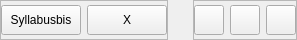
   <widget class="QWidget" name="headerContainer" native="true">
    <property name="geometry">
     <rect>
      <x>120</x>
      <y>20</y>
      <width>297</width>
      <height>40</height>
     </rect>
    </property>
    <property name="minimumSize">
     <size>
      <width>0</width>
      <height>30</height>
     </size>
    </property>
    <property name="maximumSize">
     <size>
      <width>16777215</width>
      <height>40</height>
     </size>
    </property>
    <layout class="QHBoxLayout" name="horizontalLayout">
     <property name="leftMargin">
      <number>0</number>
     </property>
     <property name="topMargin">
      <number>0</number>
     </property>
     <property name="rightMargin">
      <number>0</number>
     </property>
     <property name="bottomMargin">
      <number>0</number>
     </property>
     <item>
      <widget class="QFrame" name="headerLeftSubContainer">
       <property name="frameShape">
        <enum>QFrame::StyledPanel</enum>
       </property>
       <property name="frameShadow">
        <enum>QFrame::Raised</enum>
       </property>
       <layout class="QHBoxLayout" name="horizontalLayout_3">
        <property name="leftMargin">
         <number>0</number>
        </property>
        <property name="topMargin">
         <number>0</number>
        </property>
        <property name="rightMargin">
         <number>0</number>
        </property>
        <property name="bottomMargin">
         <number>0</number>
        </property>
        <item>
         <widget class="QPushButton" name="mainBtn">
          <property name="minimumSize">
           <size>
            <width>0</width>
            <height>30</height>
           </size>
          </property>
          <property name="maximumSize">
           <size>
            <width>16777215</width>
            <height>30</height>
           </size>
          </property>
          <property name="text">
           <string>Syllabusbis</string>
          </property>
         </widget>
        </item>
        <item>
         <widget class="QPushButton" name="addBtn">
          <property name="minimumSize">
           <size>
            <width>0</width>
            <height>30</height>
           </size>
          </property>
          <property name="maximumSize">
           <size>
            <width>16777215</width>
            <height>30</height>
           </size>
          </property>
          <property name="text">
           <string>X</string>
          </property>
         </widget>
        </item>
       </layout>
      </widget>
     </item>
     <item alignment="Qt::AlignRight">
      <widget class="QFrame" name="headerRightSubContainer">
       <property name="frameShape">
        <enum>QFrame::StyledPanel</enum>
       </property>
       <property name="frameShadow">
        <enum>QFrame::Raised</enum>
       </property>
       <layout class="QHBoxLayout" name="horizontalLayout_2">
        <property name="leftMargin">
         <number>0</number>
        </property>
        <property name="topMargin">
         <number>0</number>
        </property>
        <property name="rightMargin">
         <number>0</number>
        </property>
        <property name="bottomMargin">
         <number>0</number>
        </property>
        <item>
         <widget class="QPushButton" name="foldBtn">
          <property name="minimumSize">
           <size>
            <width>30</width>
            <height>30</height>
           </size>
          </property>
          <property name="maximumSize">
           <size>
            <width>30</width>
            <height>30</height>
           </size>
          </property>
          <property name="toolTip">
           <string>Minimize</string>
          </property>
          <property name="text">
           <string/>
          </property>
          <property name="icon">
           <iconset resource="resources.qrc">
            <normaloff>:/icons/icons/minus.svg</normaloff>:/icons/icons/minus.svg</iconset>
          </property>
         </widget>
        </item>
        <item>
         <widget class="QPushButton" name="restoreBtn">
          <property name="minimumSize">
           <size>
            <width>30</width>
            <height>30</height>
           </size>
          </property>
          <property name="maximumSize">
           <size>
            <width>30</width>
            <height>30</height>
           </size>
          </property>
          <property name="toolTip">
           <string>Restore</string>
          </property>
          <property name="text">
           <string/>
          </property>
          <property name="icon">
           <iconset resource="resources.qrc">
            <normaloff>:/icons/icons/copy.svg</normaloff>:/icons/icons/copy.svg</iconset>
          </property>
         </widget>
        </item>
        <item>
         <widget class="QPushButton" name="closeBtn">
          <property name="minimumSize">
           <size>
            <width>30</width>
            <height>30</height>
           </size>
          </property>
          <property name="maximumSize">
           <size>
            <width>30</width>
            <height>30</height>
           </size>
          </property>
          <property name="toolTip">
           <string>Close</string>
          </property>
          <property name="text">
           <string/>
          </property>
          <property name="icon">
           <iconset resource="resources.qrc">
            <normaloff>:/icons/icons/x.svg</normaloff>:/icons/icons/x.svg</iconset>
          </property>
         </widget>
        </item>
       </layout>
      </widget>
     </item>
    </layout>
   </widget>
